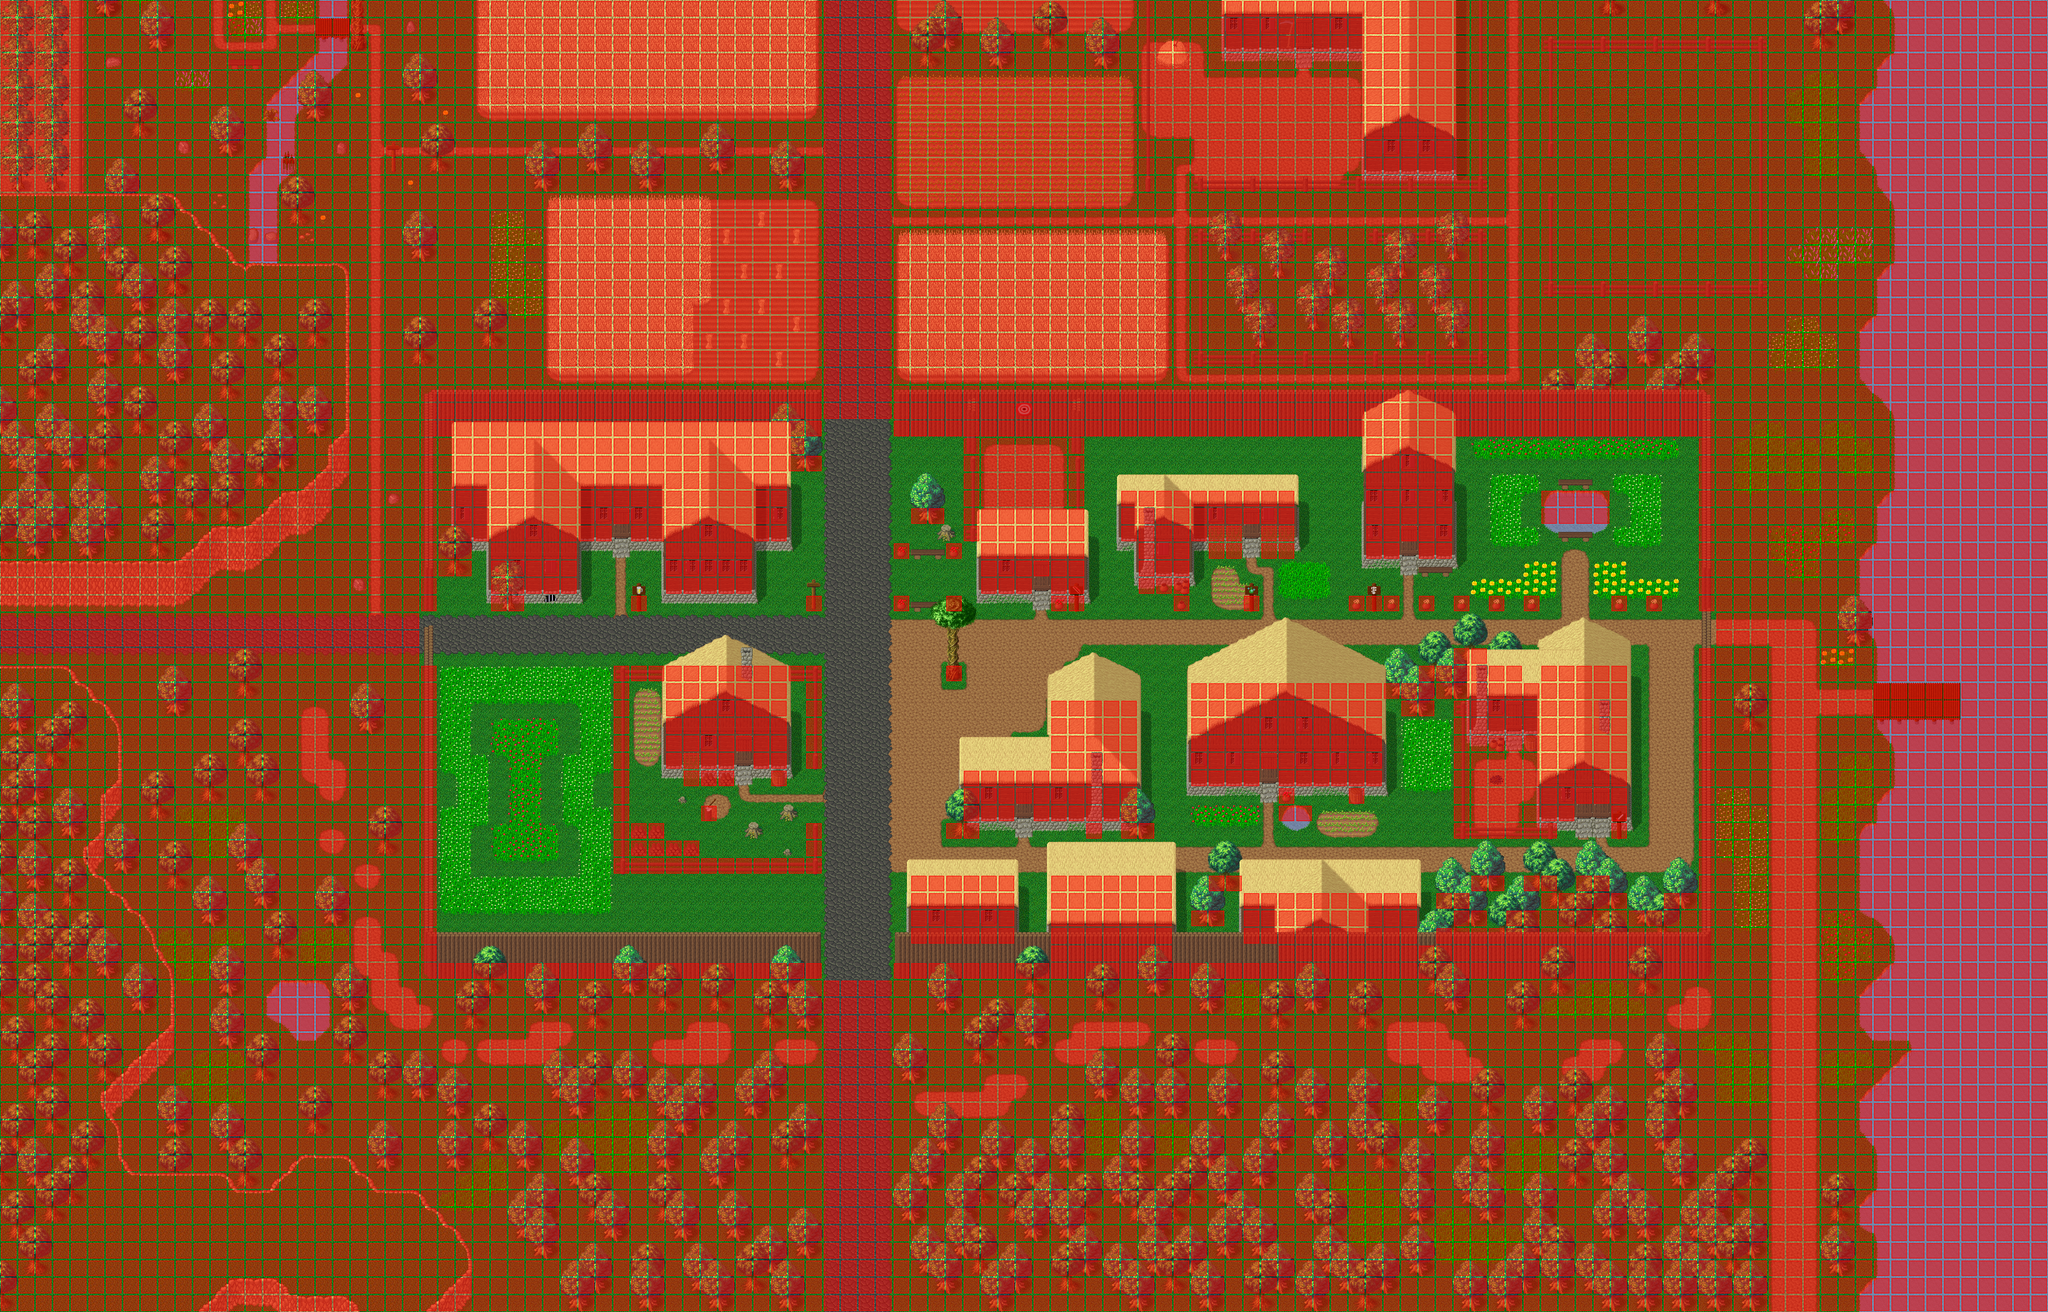

A 2D game scene composited from a Tiled map and its tileset images. What follows is a short description and the map's XML, with each tile layer's data collapsed to a summary:
An orthogonal 117x75 tile map with 32x32 px tiles, 5 tile layers (Ground, Fringe, Top, Over, ...), 8 tilesets and 16 objects (11x warp, 5x spawn).

<map version="1.0" orientation="orthogonal" width="117" height="75" tilewidth="32" tileheight="32">
 <properties>
  <property name="minimap" value="graphics/minimaps/009-1.png" />
  <property name="music" value="Magick - Real.ogg" />
  <property name="name" value="Hurnscald" />
  <property name="overlay0image" value="graphics/images/ambient/clouds.png" />
  <property name="overlay0parallax" value="1.0" />
  <property name="overlay0scrollX" value="0.2" />
  <property name="overlay0scrollY" value="0.1" />
 </properties>
 <tileset firstgid="1" name="Woodland" tilewidth="32" tileheight="32">
  <image source="../graphics/tiles/Woodland_ground.png" width="512" height="512" />
 </tileset>
 <tileset firstgid="257" name="Woodland x2" tilewidth="32" tileheight="64">
  <image source="../graphics/tiles/Woodland_x2.png" width="512" height="128" />
 </tileset>
 <tileset firstgid="289" name="Woodland x3" tilewidth="32" tileheight="96">
  <image source="../graphics/tiles/Woodland_x3.png" width="512" height="192" />
 </tileset>
 <tileset firstgid="321" name="Woodland Village" tilewidth="32" tileheight="32">
  <image source="../graphics/tiles/Woodland_village.png" width="512" height="512" />
 </tileset>
 <tileset firstgid="577" name="Woodland Village x2" tilewidth="32" tileheight="64">
  <image source="../graphics/tiles/Woodland_village_x2.png" width="512" height="64" />
 </tileset>
 <tileset firstgid="593" name="Woodland indoor" tilewidth="32" tileheight="32">
  <image source="../graphics/tiles/woodland_indoor.png" width="512" height="512" />
 </tileset>
 <tileset firstgid="849" name="Woodland indoor x2" tilewidth="32" tileheight="64">
  <image source="../graphics/tiles/woodland_indoor_x2.png" width="512" height="64" />
 </tileset>
 <tileset firstgid="865" name="collision" tilewidth="32" tileheight="32">
  <image source="../graphics/tiles/collision.png" trans="000000" width="64" height="32" />
 </tileset>
 <layer name="Ground" width="117" height="75">
  <data>[8775 cells, 8775 non-empty, 123 distinct tile ids]</data>
 </layer>
 <layer name="Fringe" width="117" height="75">
  <data>[8775 cells, 2967 non-empty, 153 distinct tile ids]</data>
 </layer>
 <layer name="Top" width="117" height="75">
  <data>[8775 cells, 733 non-empty, 92 distinct tile ids]</data>
 </layer>
 <layer name="Over" width="117" height="75">
  <data>[8775 cells, 2 non-empty, 2 distinct tile ids]</data>
 </layer>
 <layer name="Collision" width="117" height="75">
  <data>[8775 cells, 7398 non-empty, 1 distinct tile ids]</data>
 </layer>
 <objectgroup name="Objects" width="0" height="0">
  <object name="Hurnscald South Exit" type="warp" x="1504" y="1760" width="128" height="32">
   <properties>
    <property name="dest_map" value="008-1" />
    <property name="dest_x" value="2496" />
    <property name="dest_y" value="2592" />
   </properties>
  </object>
  <object name="Hurnscald East Exit" type="warp" x="3104" y="1120" width="32" height="64">
   <properties>
    <property name="dest_map" value="008-1" />
    <property name="dest_x" value="4096" />
    <property name="dest_y" value="1952" />
   </properties>
  </object>
  <object name="To Hurnscald Inn" type="warp" x="1120" y="960" width="32" height="32">
   <properties>
    <property name="dest_map" value="009-2" />
    <property name="dest_x" value="1600" />
    <property name="dest_y" value="1728" />
   </properties>
  </object>
  <object name="To Storage Room" type="warp" x="1856" y="1472" width="32" height="32">
   <properties>
    <property name="dest_map" value="009-2" />
    <property name="dest_x" value="864" />
    <property name="dest_y" value="3392" />
   </properties>
  </object>
  <object name="To Archer Shop" type="warp" x="1888" y="1056" width="32" height="32">
   <properties>
    <property name="dest_map" value="009-2" />
    <property name="dest_x" value="3040" />
    <property name="dest_y" value="928" />
   </properties>
  </object>
  <object name="To Hurnscald Potion Shop" type="warp" x="2272" y="960" width="32" height="32">
   <properties>
    <property name="dest_map" value="009-2" />
    <property name="dest_x" value="4160" />
    <property name="dest_y" value="800" />
   </properties>
  </object>
  <object name="To Hurnscald Hospital" type="warp" x="2560" y="992" width="32" height="32">
   <properties>
    <property name="dest_map" value="009-2" />
    <property name="dest_x" value="4768" />
    <property name="dest_y" value="2112" />
   </properties>
  </object>
  <object name="To Hurnscald House" type="warp" x="2304" y="1408" width="32" height="32">
   <properties>
    <property name="dest_map" value="009-2" />
    <property name="dest_x" value="3648" />
    <property name="dest_y" value="2464" />
   </properties>
  </object>
  <object name="To Hurnscald Forge" type="warp" x="2880" y="1472" width="64" height="32">
   <properties>
    <property name="dest_map" value="009-2" />
    <property name="dest_x" value="5824" />
    <property name="dest_y" value="2112" />
   </properties>
  </object>
  <object name="Hurnscald West Exit" type="warp" x="768" y="1120" width="32" height="96">
   <properties>
    <property name="dest_map" value="008-1" />
    <property name="dest_x" value="1696" />
    <property name="dest_y" value="1952" />
   </properties>
  </object>
  <object name="Hurnscald North Exit" type="warp" x="1504" y="768" width="128" height="32">
   <properties>
    <property name="dest_map" value="008-1" />
    <property name="dest_x" value="2496" />
    <property name="dest_y" value="1536" />
   </properties>
  </object>
  <object name="CloverPatch" type="spawn" x="2336" y="1024" width="96" height="64">
   <properties>
    <property name="eA_death" value="120000" />
    <property name="eA_spawn" value="100000" />
    <property name="max_beings" value="1" />
    <property name="monster_id" value="35" />
   </properties>
  </object>
  <object name="PinkFlower" type="spawn" x="800" y="1216" width="320" height="448">
   <properties>
    <property name="eA_death" value="250" />
    <property name="max_beings" value="2" />
    <property name="monster_id" value="12" />
   </properties>
  </object>
  <object name="Squirrel" type="spawn" x="2592" y="1568" width="512" height="160">
   <properties>
    <property name="eA_death" value="5000" />
    <property name="max_beings" value="2" />
    <property name="monster_id" value="36" />
   </properties>
  </object>
  <object name="Squirrel" type="spawn" x="2496" y="1152" width="192" height="192">
   <properties>
    <property name="eA_death" value="5000" />
    <property name="max_beings" value="1" />
    <property name="monster_id" value="36" />
   </properties>
  </object>
  <object name="Butterfly" type="spawn" x="0" y="0">
   <properties>
    <property name="eA_death" value="20" />
    <property name="eA_spawn" value="30" />
    <property name="max_beings" value="5" />
    <property name="monster_id" value="53" />
   </properties>
  </object>
 </objectgroup>
</map>
